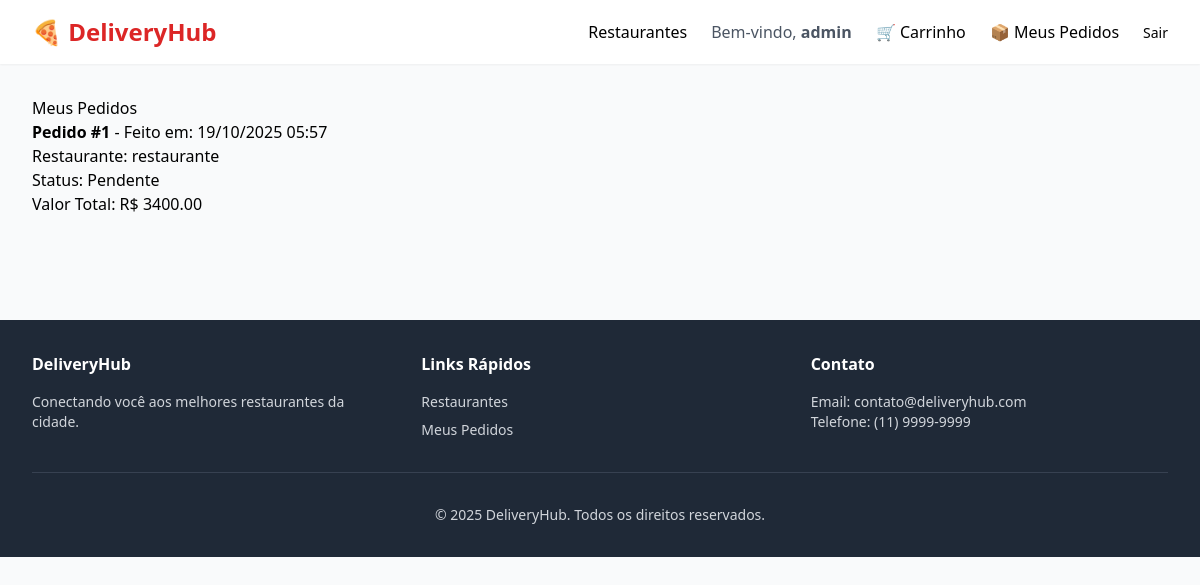
The page /meus-pedidos/ (signed in) on the database as committed earlier.
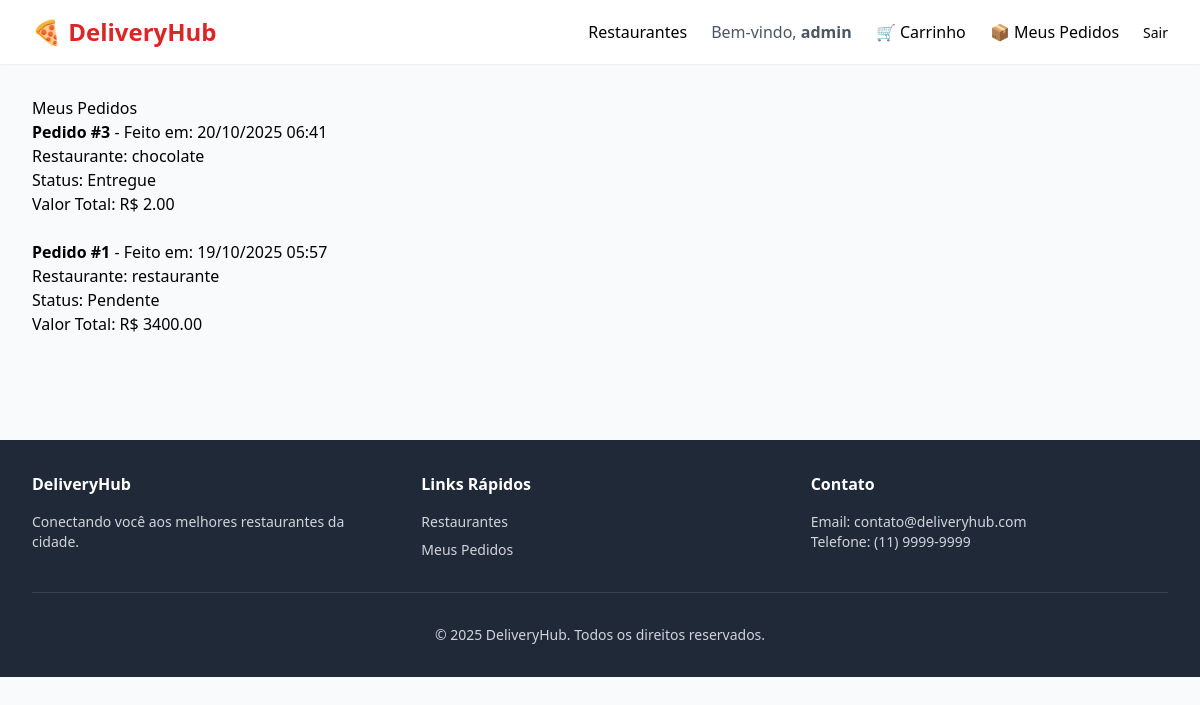
The same page on the database as committed later.
### core/models.py (models this page shows, shortened)
class Pedido(models.Model):
    STATUS_CHOICES = [
        ('Pendente', 'Pendente'),
        ('Em preparação', 'Em preparação'),
        ('A caminho', 'A caminho'),
        ('Entregue', 'Entregue'),
        ('Cancelado', 'Cancelado'),
    ]
    cliente = models.ForeignKey(Cliente, on_delete=models.SET_NULL, null=True, related_name='pedidos')
    restaurante = models.ForeignKey(Restaurante, on_delete=models.CASCADE, related_name='pedidos')
    status = models.CharField(max_length=20, choices=STATUS_CHOICES, default='Pendente')
    data_pedido = models.DateTimeField(auto_now_add=True)
    valor_total = models.DecimalField(max_digits=10, decimal_places=2, default=0.00)

class Restaurante(models.Model):
    dono = models.ForeignKey(User, on_delete=models.CASCADE, related_name='restaurantes')
    nome = models.CharField(max_length=100)
    endereco = models.TextField()
    horario_funcionamento = models.CharField(max_length=100, help_text="Ex: 08:00-22:00")
    tipo_cozinha = models.CharField(max_length=50)

### core/views.py (the view)
# urls.py: path('meus-pedidos/', views.meus_pedidos, name='meus_pedidos'),
@login_required
def meus_pedidos(request):
    pedidos_do_usuario = Pedido.objects.filter(cliente__user=request.user).order_by('-data_pedido')
    contexto = {
        'pedidos': pedidos_do_usuario
    }
    return render(request, 'core/meus_pedidos.html', contexto)

### core/templates/core/meus_pedidos.html
{% extends 'core/base.html' %}
{% block content %}
    <h1>Meus Pedidos</h1>
    {% if pedidos %}
        <ul>
            {% for pedido in pedidos %}
                <li>
                    <strong>Pedido #{{ pedido.id }}</strong> - Feito em: {{ pedido.data_pedido|date:"d/m/Y H:i" }}
                    <ul>
                        <li>Restaurante: {{ pedido.restaurante.nome }}</li>
                        <li>Status: {{ pedido.status }}</li>
                        <li>Valor Total: R$ {{ pedido.valor_total }}</li>
                    </ul>
                </li>
                <br>
            {% endfor %}
        </ul>
    {% else %}
        <p>Você ainda não fez nenhum pedido.</p>
    {% endif %}
{% endblock %}

Rows that differ between the two databases and show on the page:
added Pedido: id "3", data_pedido "20/10/2025 06:41", restaurante.nome "chocolate", status "Entregue", valor_total "2.00"
